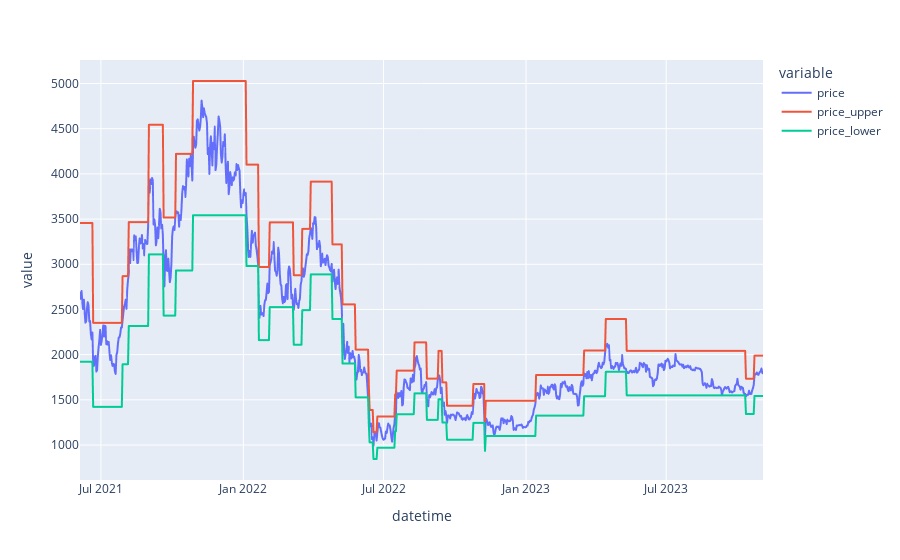

The cell this chart's notebook holds for it:
### Code cell
px.line(df, x='datetime', y=['price', 'price_upper', 'price_lower'])

### Figure 1 — Plotly figure (JSON) as saved in the notebook; plotly's stock layout.template omitted (floating-point values rounded to 4 significant figures; data arrays with more than 128 entries replaced by an {"elided": "..."} marker saying what was removed)
{"data": [{"hovertemplate": "variable=price<br>datetime=%{x}<br>value=%{y}<extra></extra>", "legendgroup": "price", "line": {"color": "#636efa", "dash": "solid"}, "marker": {"symbol": "circle"}, "mode": "lines", "name": "price", "showlegend": true, "type": "scattergl", "x": {"elided": "883 str values"}, "xaxis": "x", "y": {"elided": "883 float values"}, "yaxis": "y"}, {"hovertemplate": "variable=price_upper<br>datetime=%{x}<br>value=%{y}<extra></extra>", "legendgroup": "price_upper", "line": {"color": "#EF553B", "dash": "solid"}, "marker": {"symbol": "circle"}, "mode": "lines", "name": "price_upper", "showlegend": true, "type": "scattergl", "x": {"elided": "883 str values"}, "xaxis": "x", "y": {"elided": "883 float values"}, "yaxis": "y"}, {"hovertemplate": "variable=price_lower<br>datetime=%{x}<br>value=%{y}<extra></extra>", "legendgroup": "price_lower", "line": {"color": "#00cc96", "dash": "solid"}, "marker": {"symbol": "circle"}, "mode": "lines", "name": "price_lower", "showlegend": true, "type": "scattergl", "x": {"elided": "883 str values"}, "xaxis": "x", "y": {"elided": "883 float values"}, "yaxis": "y"}], "layout": {"legend": {"title": {"text": "variable"}, "tracegroupgap": 0}, "margin": {"t": 60}, "xaxis": {"anchor": "y", "domain": [0, 1], "title": {"text": "datetime"}}, "yaxis": {"anchor": "x", "domain": [0, 1], "title": {"text": "value"}}}}
